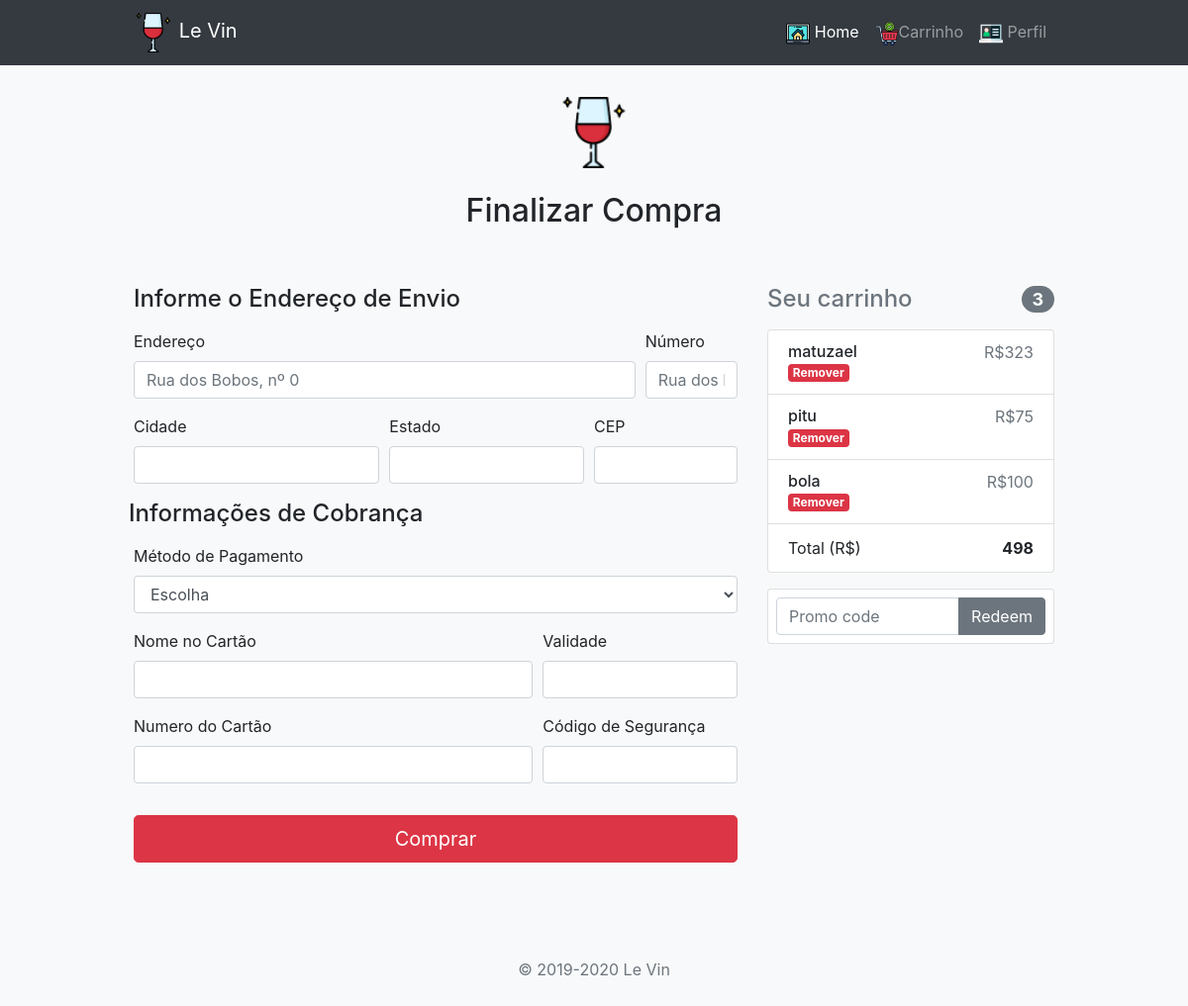
The app's page /App/checkout.php (signed in) with its own data.
### tables this page shows
CREATE TABLE `carrinho` (
  `idCarrinho` int(11) NOT NULL,
  `idUsuario` int(11) NOT NULL,
  `nomeProduto` varchar(300) NOT NULL,
  `valorProduto` float NOT NULL,
  `tipoProduto` varchar(300) NOT NULL,
  `fotoProduto` varchar(300) NOT NULL
);

### App/Model/conexao.php (called while the page is built, shortened)
<?php
class Conexao{
    private static $instance;
    public static function getConn(){
        if(!isset(self::$instance)):
            self::$instance = new \PDO('mysql:host=remotemysql.com;dbname=RFHFVQykai;charset=utf8','RFHFVQykai','Mz5w2GA7Z2');
        endif;
        return self::$instance;
    }
}
?>

### App/Model/CarrinhoDao.php (called while the page is built, shortened)
<?php
class CarrinhoDao{
    public function read($id){
        $sql = 'SELECT * FROM carrinho WHERE idUsuario=?';
        $stmt = Conexao::getConn()->prepare($sql);
        $stmt->bindValue(1, $id);
        $stmt->execute();
        if($stmt->rowCount()> 0):
            $resultado = $stmt->fetchAll(\PDO::FETCH_ASSOC);
            return $resultado;
        else:
            return [];
        endif;
    }
}

### App/checkout.php (the view, shortened to what this page needs)
<?php
$carrinhoDao = new \App\Model\CarrinhoDao();
$produtosCarrinho = $carrinhoDao->read($_SESSION['id']);
?>
<!doctype html>
<html lang="pt-br">
  <head>
    <link href="vendor/bootstrap/css/bootstrap.min.css" rel="stylesheet">
    <link href="css/form-validation.css" rel="stylesheet">
  </head>
  <body class="bg-light">
    <div class="container">
  <nav class="navbar navbar-expand-lg navbar-dark bg-dark fixed-top">
    <div class="container">
      <a class="navbar-brand" href="index.php" style="font-family=Impact,Charcoal,sans-serif" > <img src="imgs/wine.png" width="40px;"> Le Vin</a>
      <div class="collapse navbar-collapse" id="navbarResponsive">
        <ul class="navbar-nav ml-auto">
          <li class="nav-item active">
            <a class="nav-link" href="index.php"> <img src="imgs/homepage.png"> Home
            </a>
          </li>
          <li class="nav-item">
            <a class="nav-link" href="checkout.php"> <img src="imgs/checkout.png" />Carrinho </a>
          </li>
          <li class="nav-item">
            <a class="nav-link" href="perfil.php"> <img src="imgs/perfil.png" /> Perfil  </a>
          </li>
        </ul>
      </div>
    </div>
  </nav>
      <div class="py-5 text-center" style="margin-top:50px">
        <img class="d-block mx-auto mb-4" src="imgs/wine.png" alt="" width="72" height="72">
        <h2>Finalizar Compra</h2>
      </div>
            <div class="row">
              <div class="col-md-4 order-md-2 mb-4">
                <h4 class="d-flex justify-content-between align-items-center mb-3">
                  <span class="text-muted">Seu carrinho</span>
                <?php echo  '<span class="badge badge-secondary badge-pill">'.sizeof($produtosCarrinho).'</span>' ?>
                </h4>
                <ul class="list-group mb-3">
            <?php
              $valorTotal=0;
              foreach($produtosCarrinho as $credenciais):
                echo '<li class="list-group-item d-flex justify-content-between lh-condensed">
                <div>
                  <h6 class="my-0">'.$credenciais['nomeProduto'].'</h6>';
                  echo ' <small class="text badge badge-danger text-wrap"> Remover</small>';
                echo '</div>
                <span class="text-muted">R$'.$credenciais['valorProduto'].'</span>
              </li>';
              $valorTotal += $credenciais['valorProduto'];
              endforeach;
            echo '<li class="list-group-item d-flex justify-content-between">
              <span>Total (R$)</span>
              <strong>'.$valorTotal.'</strong>
            </li>';
            ?>
          </ul>
              <form class="card p-2">
                <div class="input-group">
                  <input type="text" class="form-control" placeholder="Promo code">
                  <div class="input-group-append">
                    <button type="submit" class="btn btn-secondary">Redeem</button>
                  </div>
                </div>
              </form>
            </div>
            <div class="col-md-8 order-md-1">
              <h4 class="mb-3">Informe o Endereço de Envio</h4>
              <form action="controllers/comprarProduto.php" method="POST">
          <div class="form-row">
              <div class="form-group col-md-10">
    <label for="input-endereco">Endereço</label>
    <input name="endereco" type="text" class="form-control" id="input-endereco" placeholder="Rua dos Bobos, nº 0
    ">
  </div>
  <div class="form-group col-md-2">
    <label for="input-endereco">Número</label>
    <input name="numero" type="text" class="form-control" id="input-endereco" placeholder="Rua dos Bobos, nº 0
    ">
  </div>
  </div>
  <div class="form-row" id="op2">
  <div class="form-group col-md-5">
      <label for="input-foto">Cidade</label>
      <input name="cidade" type="text" class="form-control" id="input-foto" placeholder="">
    </div>
    <div class="form-group col-md-4">
      <label for="input-foto">Estado</label>
      <input name="estado" type="text" class="form-control" id="input-foto" placeholder="">
    </div>
    <div class="form-group col-md-3">
      <label for="input-foto">CEP</label>
      <input name="cep" type="text" class="form-control" id="input-foto" placeholder="">
    </div>
   <p> <h4 class="mb-3">Informações de Cobrança</h4> </p>
  </div>
      <div class="form-row">
      <div class="form-group col-md-12">
          <label for="input-tipo">Método de Pagamento</label>
          <select name="tipo" id="input-tipo" class="form-control">
            <option  selected >Escolha</option>
          </select>
        </div>
      </div>
  <div class="form-row" id="op1">
  <div class="form-group col-md-8">
      <label for="input-foto">Nome no Cartão</label>
      <input name="nomeCartao" type="text" class="form-control" id="input-foto" placeholder="">
    </div>
    <div class="form-group col-md-4">
      <label for="input-foto">Validade</label>
      <input name="validade" type="text" class="form-control" id="input-foto" placeholder="">
    </div>
  </div>
  <div class="form-row" id="op2">
  <div class="form-group col-md-8">
      <label for="input-foto">Numero do Cartão</label>
      <input name="numCartao" type="text" class="form-control" id="input-foto" placeholder="">
    </div>
    <div class="form-group col-md-4">
      <label for="input-foto">Código de Segurança</label>
      <input name="codCartao" type="text" class="form-control" id="input-foto" placeholder="">
    </div>
  </div>
          <button class="btn btn-lg btn-danger btn-block" type="submit" name="cadastrar">Comprar</button>
        </form>
        </div>
      </div>
      <footer class="my-5 pt-5 text-muted text-center text-small">
        <p class="mb-1">&copy; 2019-2020 Le Vin</p>
      </footer>
    </div>
  </body>
</html>

### App/css/form-validation.css (style rules this page uses)
.container { max-width: 960px; }
.lh-condensed { line-height: 1.25; }

### records on screen
carrinho: nomeProduto "matuzael", valorProduto "323"
carrinho: nomeProduto "pitu", valorProduto "75"
carrinho: nomeProduto "bola", valorProduto "100"

### other values on screen
sizeof($produtosCarrinho) "3"
$valorTotal "498"
